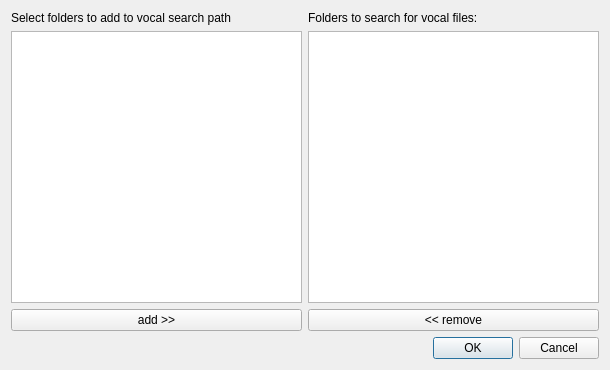
<?xml version="1.0" encoding="UTF-8"?>
<ui version="4.0">
 <class>VocalPathDialog</class>
 <widget class="QDialog" name="VocalPathDialog">
  <property name="geometry">
   <rect>
    <x>0</x>
    <y>0</y>
    <width>610</width>
    <height>370</height>
   </rect>
  </property>
  <property name="windowTitle">
   <string>Dialog</string>
  </property>
  <layout class="QVBoxLayout" name="verticalLayout">
   <item>
    <layout class="QGridLayout" name="gridLayout">
     <item row="2" column="0">
      <widget class="QPushButton" name="addBtn">
       <property name="text">
        <string>add &gt;&gt;</string>
       </property>
      </widget>
     </item>
     <item row="1" column="0">
      <widget class="QTreeView" name="filetreeView">
       <property name="allColumnsShowFocus">
        <bool>false</bool>
       </property>
       <attribute name="headerStretchLastSection">
        <bool>false</bool>
       </attribute>
      </widget>
     </item>
     <item row="2" column="1">
      <widget class="QPushButton" name="removeBtn">
       <property name="text">
        <string>&lt;&lt; remove</string>
       </property>
      </widget>
     </item>
     <item row="0" column="1">
      <widget class="QLabel" name="label">
       <property name="text">
        <string>Folders to search for vocal files:</string>
       </property>
      </widget>
     </item>
     <item row="0" column="0">
      <widget class="QLabel" name="label_2">
       <property name="text">
        <string>Select folders to add to vocal search path</string>
       </property>
      </widget>
     </item>
     <item row="1" column="1">
      <widget class="QListWidget" name="filelist"/>
     </item>
    </layout>
   </item>
   <item>
    <widget class="QDialogButtonBox" name="buttonBox">
     <property name="orientation">
      <enum>Qt::Horizontal</enum>
     </property>
     <property name="standardButtons">
      <set>QDialogButtonBox::Cancel|QDialogButtonBox::Ok</set>
     </property>
    </widget>
   </item>
  </layout>
 </widget>
 <resources/>
 <connections>
  <connection>
   <sender>buttonBox</sender>
   <signal>accepted()</signal>
   <receiver>VocalPathDialog</receiver>
   <slot>accept()</slot>
   <hints>
    <hint type="sourcelabel">
     <x>248</x>
     <y>254</y>
    </hint>
    <hint type="destinationlabel">
     <x>157</x>
     <y>274</y>
    </hint>
   </hints>
  </connection>
  <connection>
   <sender>buttonBox</sender>
   <signal>rejected()</signal>
   <receiver>VocalPathDialog</receiver>
   <slot>reject()</slot>
   <hints>
    <hint type="sourcelabel">
     <x>316</x>
     <y>260</y>
    </hint>
    <hint type="destinationlabel">
     <x>286</x>
     <y>274</y>
    </hint>
   </hints>
  </connection>
 </connections>
</ui>
